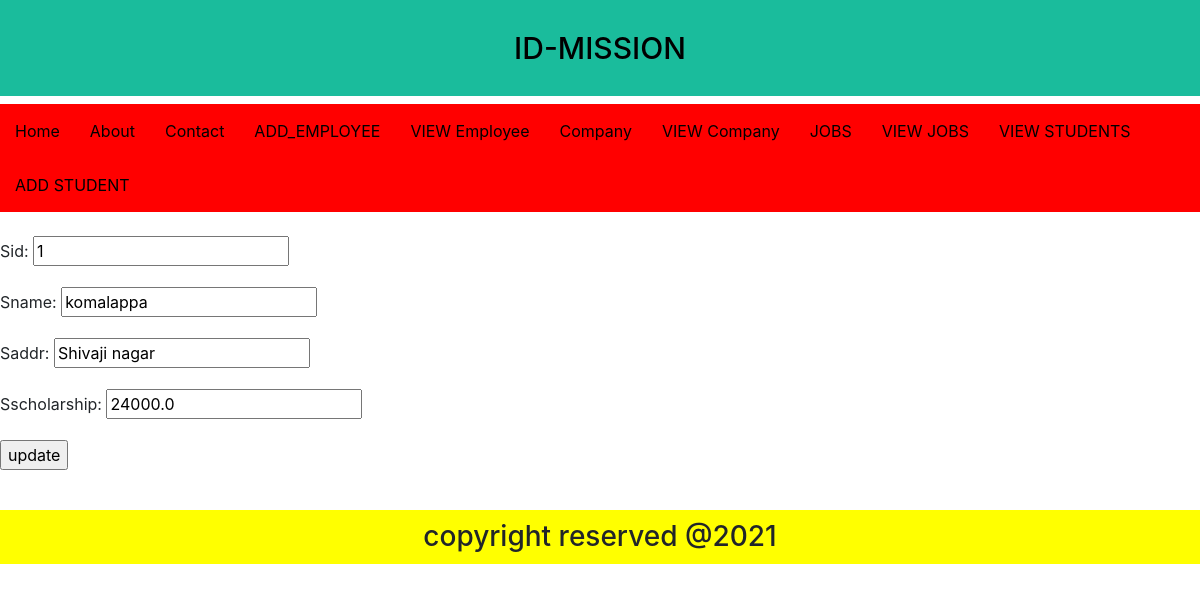
The app's page /Stu/Supdate/7/ with its own data.
### StudentApp/models.py (models this page shows)
class Student(models.Model):
    Sid = models.IntegerField()
    Sname = models.CharField(max_length=20)
    Saddr = models.CharField(max_length=50)
    Sscholarship = models.FloatField()
    Simg = models.ImageField(null=True,blank=True,upload_to='images')

### StudentApp/views.py (the view)
# urls.py: path('Supdate/<int:id>/',views.Update_Student, name = 'Supdate')
def Update_Student(request,id):
    stu = Student.objects.get(id=id)
    if request.method == 'POST':
        form = StudentForm(request.POST)
        if form.is_valid():
            stu.Sid = form.cleaned_data['Sid']
            stu.Sname = form.cleaned_data['Sname']
            stu.Saddr = form.cleaned_data['Saddr']
            stu.Sscholarship = form.cleaned_data['Sscholarship']
            stu.save()
            return redirect("SView")
        return redirect(request,'StudentApp/Update.html',{'stu':stu})
    elif request.method == 'GET':
        stu = StudentForm(initial={'Sid':stu.Sid,'Sname':stu.Sname,'Saddr':stu.Saddr,'Sscholarship':stu.Sscholarship})
        template_name = "StudentApp/Update.html"
        context = {'stu': stu}
        return render(request, template_name, context)

### StudentApp/forms.py
class StudentForm(forms.Form):
    Sid = forms.IntegerField()
    Sname = forms.CharField()
    Saddr = forms.CharField()
    Sscholarship = forms.FloatField()

### templates/StudentApp/Update.html (shortened to what this page needs)
{% extends 'EmployeeApp/base.html' %}
{% block content %}
    <form action="" method="post">
        {{ stu.as_p }}
    <input type="submit" value="update">
    </form>
{% endblock %}

### records on screen
Student: Sid "1", Sname "komalappa", Saddr "Shivaji nagar", Sscholarship "24000.0"
